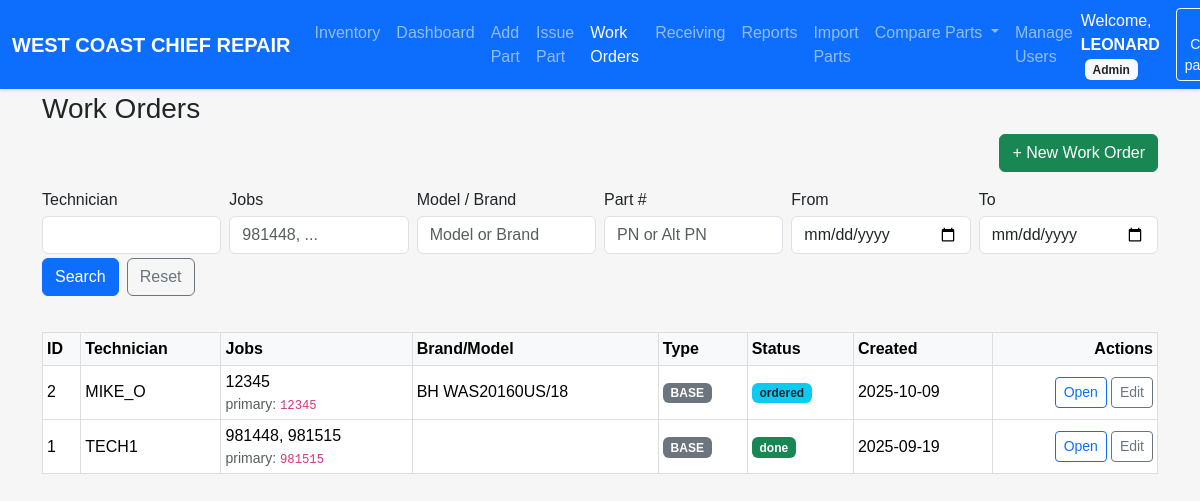
/work_orders (signed in), run on the app's committed database.
### models.py (models this page shows, shortened)
class User(UserMixin, db.Model):
    id = db.Column(db.Integer, primary_key=True)
    username = db.Column(db.String(64), unique=True, nullable=False)
    password_hash = db.Column(db.String(128), nullable=False)
    role = db.Column(db.String(20), nullable=False, default=ROLE_TECHNICIAN)
    @property
    def password(self):
        raise AttributeError('password is not a readable attribute')

class WorkOrder(db.Model):
    __tablename__ = "work_orders"
    __table_args__ = {"extend_existing": True}
    id = db.Column(db.Integer, primary_key=True)
    technician_id = db.Column(db.Integer, db.ForeignKey("user.id"), index=True, nullable=True)
    technician = relationship("User", lazy="joined")
    units = db.relationship(
        "WorkUnit",
        backref="work_order",
        cascade="all, delete-orphan",
        lazy="selectin",
        overlaps="parts,work_order",
    )
    parts = db.relationship(
        "WorkOrderPart",
        backref="work_order",
        primaryjoin="WorkOrder.id==WorkOrderPart.work_order_id",
        cascade="all, delete-orphan",
        lazy="selectin",
        overlaps="unit,parts,work_order",
    )
    technician_name = db.Column(db.String(80), nullable=False)
    job_numbers     = db.Column(db.String(120), nullable=False)
    brand           = db.Column(db.String(40))
    model           = db.Column(db.String(25))
    serial          = db.Column(db.String(25))
    job_type        = db.Column(db.String(16), default="BASE")
    delivery_fee    = db.Column(db.Float, default=0.0)
    markup_percent  = db.Column(db.Float, default=0.0)
    status          = db.Column(db.String(20), default="search_ordered")
    created_at      = db.Column(db.DateTime, default=datetime.utcnow)
    updated_at      = db.Column(db.DateTime, default=datetime.utcnow, onupdate=datetime.utcnow)
    ordered_date    = db.Column(db.Date, nullable=True)
    @property
    def canonical_job(self) -> str:
        nums = [n.strip() for n in (self.job_numbers or "").split(",") if n.strip()]
        ints = []
        for n in nums:
            try:
                ints.append(int(n))
            except ValueError:
                pass
        return str(max(ints)) if ints else (nums[0] if nums else "")

### inventory/routes.py (the view, shortened to what this page needs)
@inventory_bp.get("/work_orders")
@login_required
def wo_list():
    tech  = (request.args.get("tech") or "").strip()
    jobs  = (request.args.get("jobs") or "").strip()
    model = (request.args.get("model") or "").strip()
    pn    = (request.args.get("pn") or "").strip()
    dfrom = (request.args.get("from") or "").strip()  # YYYY-MM-DD
    dto   = (request.args.get("to") or "").strip()    # YYYY-MM-DD
    q = db.session.query(WorkOrder)
    joined_parts = False
    filters = []
    if tech:
        filters.append(WorkOrder.technician_name.ilike(f"%{tech}%"))
    if jobs:
        filters.append(WorkOrder.job_numbers.ilike(f"%{jobs}%"))
    if model:
        filters.append(or_(
            WorkOrder.brand.ilike(f"%{model}%"),
            WorkOrder.model.ilike(f"%{model}%"),
        ))
    if dfrom:
        try:
            start = datetime.strptime(dfrom, "%Y-%m-%d")
            filters.append(WorkOrder.created_at >= start)
        except ValueError:
            pass
    if dto:
        try:
            end = datetime.strptime(dto, "%Y-%m-%d") + timedelta(days=1) - timedelta(seconds=1)
            filters.append(WorkOrder.created_at <= end)
        except ValueError:
            pass
    if filters:
        q = q.filter(and_(*filters))
    if joined_parts:
        q = q.distinct(WorkOrder.id)
    items = q.order_by(WorkOrder.created_at.desc()).limit(200).all()
    return render_template("wo_list.html", items=items, args=request.args)

### auth/routes.py (called while the page is built)
@login_manager.user_loader
def load_user(user_id):
    return User.query.get(int(user_id))

### security.py (called while the page is built)
def role() -> str:
    return (getattr(current_user, "role", "") or "").strip().lower()

def is_technician() -> bool:
    return role() == ROLE_TECHNICIAN

### templates/wo_list.html (shortened to what this page needs)
{% extends "base.html" %}
{% block content %}
<h3>Work Orders</h3>
{% if current_user.is_authenticated and current_user.role in ['admin','superadmin'] %}
<div class="d-flex justify-content-between align-items-center mb-3">
  <a href="{{ url_for('inventory.wo_new') }}" class="btn btn-success">+ New Work Order</a>
</div>
{% endif %}
<form method="get" class="row g-2 mb-3 dashboard-filters" style="position:static;">
  <div class="col-md-2"><label class="form-label mb-1">Technician</label><input name="tech" class="form-control" value="{{ args.get('tech','') if args else '' }}"></div>
  <div class="col-md-2"><label class="form-label mb-1">Jobs</label><input name="jobs" class="form-control" value="{{ args.get('jobs','') if args else '' }}" placeholder="981448, ..."></div>
  <div class="col-md-2"><label class="form-label mb-1">Model / Brand</label><input name="model" class="form-control" value="{{ args.get('model','') if args else '' }}" placeholder="Model or Brand"></div>
  <div class="col-md-2"><label class="form-label mb-1">Part #</label><input name="pn" class="form-control" value="{{ args.get('pn','') if args else '' }}" placeholder="PN or Alt PN"></div>
  <div class="col-md-2"><label class="form-label mb-1">From</label><input type="date" name="from" class="form-control" value="{{ args.get('from','') if args else '' }}"></div>
  <div class="col-md-2"><label class="form-label mb-1">To</label><input type="date" name="to" class="form-control" value="{{ args.get('to','') if args else '' }}"></div>
  <div class="col-12 d-flex gap-2 mt-1">
    <button class="btn btn-primary">Search</button>
    <a class="btn btn-outline-secondary" href="{{ url_for('inventory.wo_list') }}">Reset</a>
  </div>
</form>
<div class="table-responsive">
  <table class="table table-sm table-hover align-middle wo-list-table">
    <thead class="table-light">
      <tr>
        <th class="col-id">ID</th><th class="col-tech">Technician</th><th>Jobs</th>
        <th>Brand/Model</th><th class="col-type">Type</th><th class="col-status">Status</th>
        <th class="col-created">Created</th><th class="text-end col-actions">Actions</th>
      </tr>
    </thead>
    <tbody>
      {% if items and items|length > 0 %}
        {% for w in items %}
        <tr>
          <td>{{ w.id }}</td>
          <td>{{ w.technician_name or '—' }}</td>
          <td>
            <span class="jobs-trunc" title="{{ w.job_numbers or '' }}">{{ w.job_numbers or '—' }}</span>
            {% if w.canonical_job %}<div class="text-muted small">primary: <code>{{ w.canonical_job }}</code></div>{% endif %}
          </td>
          <td><span class="brand-trunc" title="{{ (w.brand or '') ~ ' ' ~ (w.model or '') }}">{{ (w.brand or '') ~ (' ' if w.brand and w.model else '') ~ (w.model or '') }}</span></td>
          <td>{% if w.job_type == 'INSURANCE' %}<span class="badge bg-warning text-dark">INSURANCE</span>{% else %}<span class="badge bg-secondary">BASE</span>{% endif %}</td>
          <td>{% if w.status == 'done' %}<span class="badge bg-success">done</span>{% elif w.status == 'ordered' %}<span class="badge bg-info text-dark">ordered</span>{% else %}<span class="badge bg-secondary">search_ordered</span>{% endif %}</td>
          <td>{{ w.created_at.strftime('%Y-%m-%d') if w.created_at else '—' }}</td>
          <td class="text-end">
            <div class="wo-actions d-inline-flex gap-1">
              <a class="btn btn-outline-primary btn-sm"
                 href="{{ url_for('inventory.wo_detail', wo_id=w.id) }}">
                Open
              </a>
              {% if current_user.role in ['admin','superadmin'] %}
                <a class="btn btn-outline-secondary btn-sm"
                   href="{{ url_for('inventory.wo_edit', wo_id=w.id) }}">
                  Edit
                </a>
              {% endif %}
            </div>
          </td>
        </tr>
        {% endfor %}
      {% else %}
        <tr><td colspan="8" class="text-muted">No work orders found.</td></tr>
      {% endif %}
    </tbody>
  </table>
</div>
{% endblock %}

### templates/base.html (shortened to what this page needs)
<!DOCTYPE html>
<html lang="en">
<head>
  <link href="https://cdn.jsdelivr.net/npm/bootstrap@5.3.3/dist/css/bootstrap.min.css"
        rel="stylesheet"
 />
  <link rel="stylesheet" href="{{ url_for('static', filename='style.css') }}" />
</head>
<body>
  <nav class="navbar navbar-expand-lg navbar-dark bg-primary shadow-sm fixed-top">
    <div class="container-fluid">
      <a class="navbar-brand fw-bold" href="{{ url_for('inventory.dashboard') }}">
        WEST COAST CHIEF REPAIR
      </a>
      <div class="collapse navbar-collapse" id="navbarMain">
        <ul class="navbar-nav me-auto mb-2 mb-lg-0">
          <li class="nav-item">
            <a class="nav-link{% if request.endpoint and request.endpoint == 'inventory.location_report' %} active{% endif %}"
               href="{{ url_for('inventory.location_report') }}">Inventory</a>
          </li>
          <li class="nav-item">
            <a class="nav-link{% if request.endpoint and request.endpoint == 'inventory.dashboard' %} active{% endif %}"
               href="{{ url_for('inventory.dashboard') }}">Dashboard</a>
          </li>
          <li class="nav-item">
            <a class="nav-link{% if request.endpoint and request.endpoint == 'inventory.add_part' %} active{% endif %}"
               href="{{ url_for('inventory.add_part') }}">Add Part</a>
          </li>
          <li class="nav-item">
            <a class="nav-link{% if request.endpoint and request.endpoint == 'inventory.issue_part' %} active{% endif %}"
               href="{{ url_for('inventory.issue_part') }}">Issue Part</a>
          </li>
          {% set is_wo = request.endpoint and request.endpoint.startswith('inventory.wo_') %}
          <li class="nav-item">
            <a class="nav-link{{ ' active' if is_wo else '' }}"
               href="{{ url_for('inventory.wo_list') }}">Work Orders</a>
          </li>
          <li class="nav-item"><a class="nav-link" href="{{ url_for('inventory.receiving_list') }}">Receiving</a></li>
          <li class="nav-item">
            <a class="nav-link{% if request.endpoint and request.endpoint.startswith('inventory.reports') %} active{% endif %}"
               href="{{ url_for('inventory.reports_grouped') }}">Reports</a>
          </li>
          <li class="nav-item">
            <a class="nav-link{% if request.endpoint and request.endpoint.startswith('inventory.import_parts') %} active{% endif %}"
               href="{{ url_for('inventory.import_parts_upload') }}">Import Parts</a>
          </li>
          <li class="nav-item dropdown">
            <a class="nav-link dropdown-toggle" href="#" id="compareDropdown" role="button"
               data-bs-toggle="dropdown" data-bs-display="static" aria-expanded="false">
              Compare Parts
            </a>
          </li>
          {% if current_user.is_authenticated and current_user.role in ['superadmin', 'admin'] %}
          <li class="nav-item">
            <a class="nav-link{% if request.endpoint and request.endpoint.startswith('inventory.users') %} active{% endif %}"
               href="{{ url_for('inventory.users') }}">Manage Users</a>
          </li>
          {% endif %}
        </ul>
        {% if current_user.is_authenticated %}
        <div class="d-flex align-items-center gap-2">
          <span class="text-white me-2">
            Welcome, <strong>{{ current_user.username }}</strong>
            <span class="badge bg-light text-dark text-capitalize ms-1">{{ current_user.role }}</span>
          </span>
          <a class="btn btn-outline-light btn-sm"
             href="{{ url_for('inventory.change_password', user_id=current_user.id) }}">
          </a>
        </div>
        {% endif %}
      </div>
    </div>
  </nav>
  <main class="container" style="padding-top: 4.5rem;">
    {% block content %}{% endblock %}
  </main>
</body>
</html>

### static/style.css (style rules this page uses)
body { font-family: Arial, sans-serif; background-color:#f6f6f6; padding:20px; margin:0; }
.navbar { z-index:1200; }
table { width:100%; border-collapse:collapse; margin-top:20px; }
table th, table td { padding:10px; border:1px solid #ddd; text-align:left; }
form input:not([type="checkbox"]):not([type="radio"]):not(.form-check-input), form select, form textarea { width: 100%; box-sizing: border-box; }

### data on the page
User: username "LEONARD", role "Admin"
WorkOrder: id "2", technician_name "MIKE_O", job_numbers "12345", canonical_job "12345", brand+model "BH WAS20160US/18", job_type "BASE", status "ordered", created_at "2025-10-09"
WorkOrder: id "1", technician_name "TECH1", job_numbers "981448, 981515", canonical_job "981515", job_type "BASE", status "done", created_at "2025-09-19"
